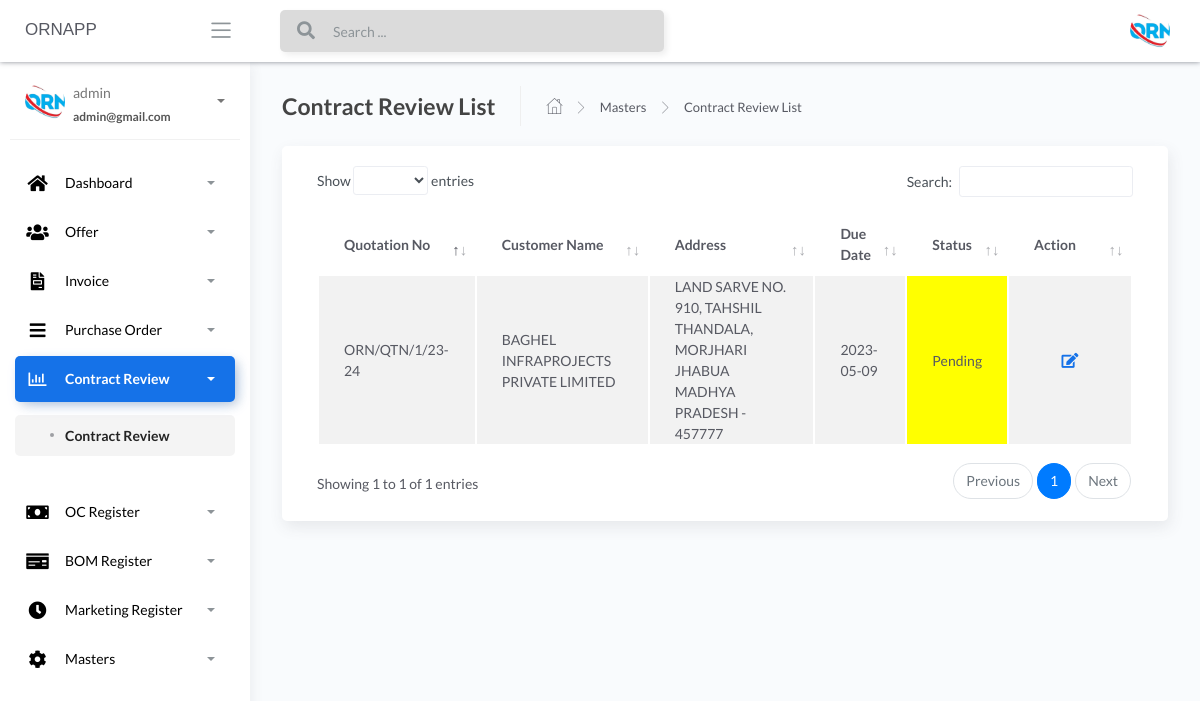
/Contract-Review-list (signed in), run on an earlier commit of the app's database.
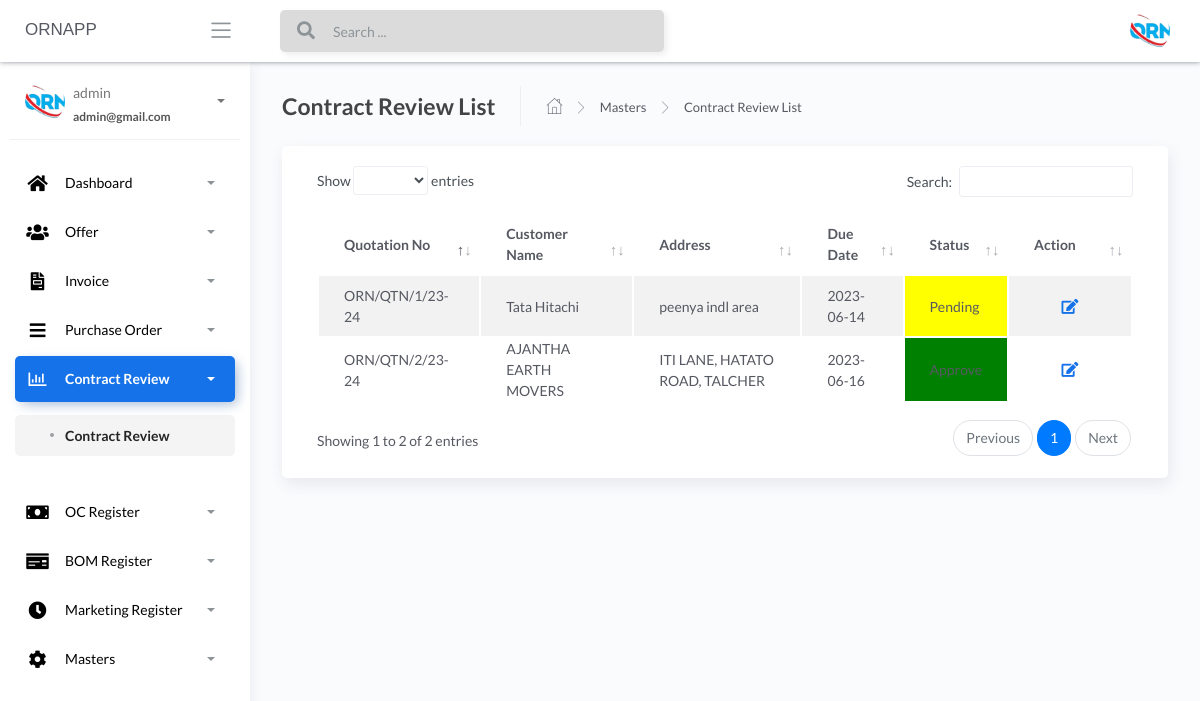
And on a later commit of the database.
### apps/home/models.py (models this page shows, shortened)
class AddOffer(db.Model):
    __tablename__ = "addoffer"
    id = db.Column(db.Integer, primary_key=True)
    customer_name_offer = db.Column(db.String())
    due_date_offer = db.Column(db.String())
    offer_type_offer = db.Column(db.String())
    quotation_number_offer = db.Column(db.String())
    marketing_person_offer = db.Column(db.String())
    currency_type_offer = db.Column(db.String())
    product_kit_offer_json = db.Column(db.String())
    grossAmount = db.Column(db.Float())
    discountType = db.Column(db.String())
    discountValue = db.Column(db.Float())
    assessableValue = db.Column(db.Float())
    pfPercentage = db.Column(db.Float())
    pfValue = db.Column(db.Float())
    freightValue = db.Column(db.Float())
    totalFreight = db.Column(db.Float())
    tcsPercentage = db.Column(db.Float())
    tcsValue = db.Column(db.Float())
    gstPercentage = db.Column(db.Float())
    gstValue = db.Column(db.Float())
    roundOffType = db.Column(db.String())
    roundOffValue = db.Column(db.Float())
    grandTotal = db.Column(db.Float())
    subject_offer = db.Column(db.String())
    reference_offer = db.Column(db.String())
    description_offer = db.Column(db.String())
    footer_description_offer = db.Column(db.String())
    notes_offer = db.Column(db.String())
    price_basis_offer = db.Column(db.String())
    PandFcharges_offer = db.Column(db.String())
    igst_terms_offer = db.Column(db.String())
    hsn_code_offer = db.Column(db.String())
    payment_terms_offer = db.Column(db.String())
    delivery_terms_offer = db.Column(db.String())
    freight_terms_offer = db.Column(db.String())
    validity_terms_offer = db.Column(db.String())
    warrenty_terms_offer = db.Column(db.String())
    contract_review_Order_No = db.Column(db.String())
    contract_review_Order_Date = db.Column(db.String())
    contract_review_PO_Qty = db.Column(db.Integer())
    contract_review_Billing_Address = db.Column(db.String())
    contract_review_Delivery_Address_1 = db.Column(db.String())
    contract_review_Delivery_Address_2 = db.Column(db.String())
    contract_review_Delivery_Address_3 = db.Column(db.String())
    contract_review_Delivery_Address_4 = db.Column(db.String())
    contract_review_Delivery_Address_5 = db.Column(db.String())
    contract_review_Offer_No = db.Column(db.String())
    contract_review_Total_Cost = db.Column(db.Float())
    contract_review_price = db.Column(db.String())
    contract_review_price_1 = db.Column(db.String())
    contract_review_price_2 = db.Column(db.String())
    contract_review_packing_and_Forwarding = db.Column(db.String())
    contract_review_packing_and_Forwarding_1 = db.Column(db.String())
    contract_review_packing_and_Forwarding_2 = db.Column(db.String())
    contract_review_gst = db.Column(db.String())
    contract_review_gst_1 = db.Column(db.String())
    contract_review_gst_2 = db.Column(db.String())
    contract_review_delivery = db.Column(db.String())
    contract_review_delivery_1 = db.Column(db.String())
    contract_review_delivery_2 = db.Column(db.String())
    contract_review_warrantly = db.Column(db.String())
    contract_review_warrantly_1 = db.Column(db.String())
    contract_review_warrantly_2 = db.Column(db.String())
    contract_review_terms_of_pay = db.Column(db.String())
    contract_review_terms_of_pay_1 = db.Column(db.String())
    contract_review_terms_of_pay_2 = db.Column(db.String())
    contract_review_freight = db.Column(db.String())
    contract_review_freight_1 = db.Column(db.String())
    contract_review_freight_2 = db.Column(db.String())
    contract_review_preferred_transporter = db.Column(db.String())
    contract_review_preferred_transporter_1 = db.Column(db.String())
    contract_review_preferred_transporter_2 = db.Column(db.String())
    contract_review_contact_person = db.Column(db.String())
    contract_review_telephone_number = db.Column(db.String())
    contract_review_email_id = db.Column(db.String())
    contract_review_notes = db.Column(db.String())
    contract_review_approve = db.Column(db.INT())
    offer_conformation_number = db.Column(db.String())

### apps/home/routes.py (the view)
@blueprint.route('/Contract-Review-list', methods=['GET', 'POST'])
@login_required
def Contract_Review_list():
    if request.method == 'GET':
        add_user_contractReview = AddOffer.query.all()
        return render_template('home/Contract-Review.html', add_user_contractReview=add_user_contractReview,segment='contractreview')

### apps/__init__.py (called while the page is built)
def configure_database(app):
    @app.before_first_request
    def initialize_database():
        db.create_all()
    @app.teardown_request
    def shutdown_session(exception=None):
        db.session.remove()

### apps/authentication/models.py (called while the page is built)
@login_manager.user_loader
def user_loader(id):
    return Users.query.filter_by(id=id).first()

### apps/templates/home/Contract-Review.html (shortened to what this page needs)
{% extends "layouts/base.html" %}
{% block content %}
	<div class="content">
		<div class="page-inner">
			<div class="page-header">
				<h4 class="page-title">Contract Review List</h4>
				<ul class="breadcrumbs">
					<li class="nav-home">
						<a href="#">
							<i class="flaticon-home"></i>
						</a>
					</li>
					<li class="separator">
						<i class="flaticon-right-arrow"></i>
					</li>
					<li class="nav-item">
						<a href="#">Masters</a>
					</li>
					<li class="separator">
						<i class="flaticon-right-arrow"></i>
					</li>
					<li class="nav-item">
						<a href="#">Contract Review List</a>
					</li>
				</ul>
			</div>
			<div class="row">
				<div class="col-md-12">
					<div class="card">
						<div class="card-body">
							<div class="table-responsive">
								<table id="add-row" class="display table table-striped table-hover" >
									<thead>
										<tr>
											<th>Quotation No</th>
											<th>Customer Name</th>
											<th>Address</th>
											<th>Due Date</th>
											<th>Status</th>
											<th style="width: 10%">Action</th>
										</tr>
									</thead>
									<tbody>
										{% for user in add_user_contractReview %}
										  <tr {% if loop.index % 2 == 0 %}{% else %}{% endif %}>
											<td>{{ user.quotation_number_offer }}</td>
											<td>{{ user.customer_name_offer }}</td>
											<td>{{ user.contract_review_Billing_Address }}</td>
											<td>{{ user.due_date_offer }}</td>
											<td style="background-color: {% if user.contract_review_approve %}green{% else %}yellow{% endif %}">
											  {% if user.contract_review_approve %}
												Approve
											  {% else %}
												Pending
											  {% endif %}
											</td>
											<td>
											  <div class="form-button-action">
												<span style="font-size: 24px; color: green;">
												  <a href="/{{ user.id }}/edit_contractoffer" type="button" data-toggle="tooltip" title="" class="btn btn-link btn-primary btn-lg" data-original-title="Edit Task">
													<i class="fas fa-edit"></i>
												  </a>
												</span>
											  </div>
											</td>
										  </tr>
										{% endfor %}
									  </tbody>
								</table>
							</div>
						</div>
					</div>
				</div>
			</div>
		</div>
	</div>
{% endblock content %}

What changed in the data, as far as the page shows it:
changed AddOffer "ORN/QTN/1/23-24": customer_name_offer "BAGHEL INFRAPROJECTS PRIVATE LIMITED" → "Tata Hitachi"; contract_review_Billing_Address "LAND SARVE NO. 910, TAHSHIL THANDALA, MORJHARI JHABUA MADHYA PRADESH - 457777" → "peenya indl area"; due_date_offer "2023-05-09" → "2023-06-14"
added AddOffer: quotation_number_offer "ORN/QTN/2/23-24", customer_name_offer "AJANTHA EARTH MOVERS", contract_review_Billing_Address "ITI LANE, HATATO ROAD, TALCHER", due_date_offer "2023-06-16", contract_review_approve 1 (drawn)
Also different on the page:
text written by a page script: "Show entries Search: Showing 1 to 1 of 1 entries Previous 1 Next" → "Show entries Search: Showing 1 to 2 of 2 entries Previous 1 Next"
